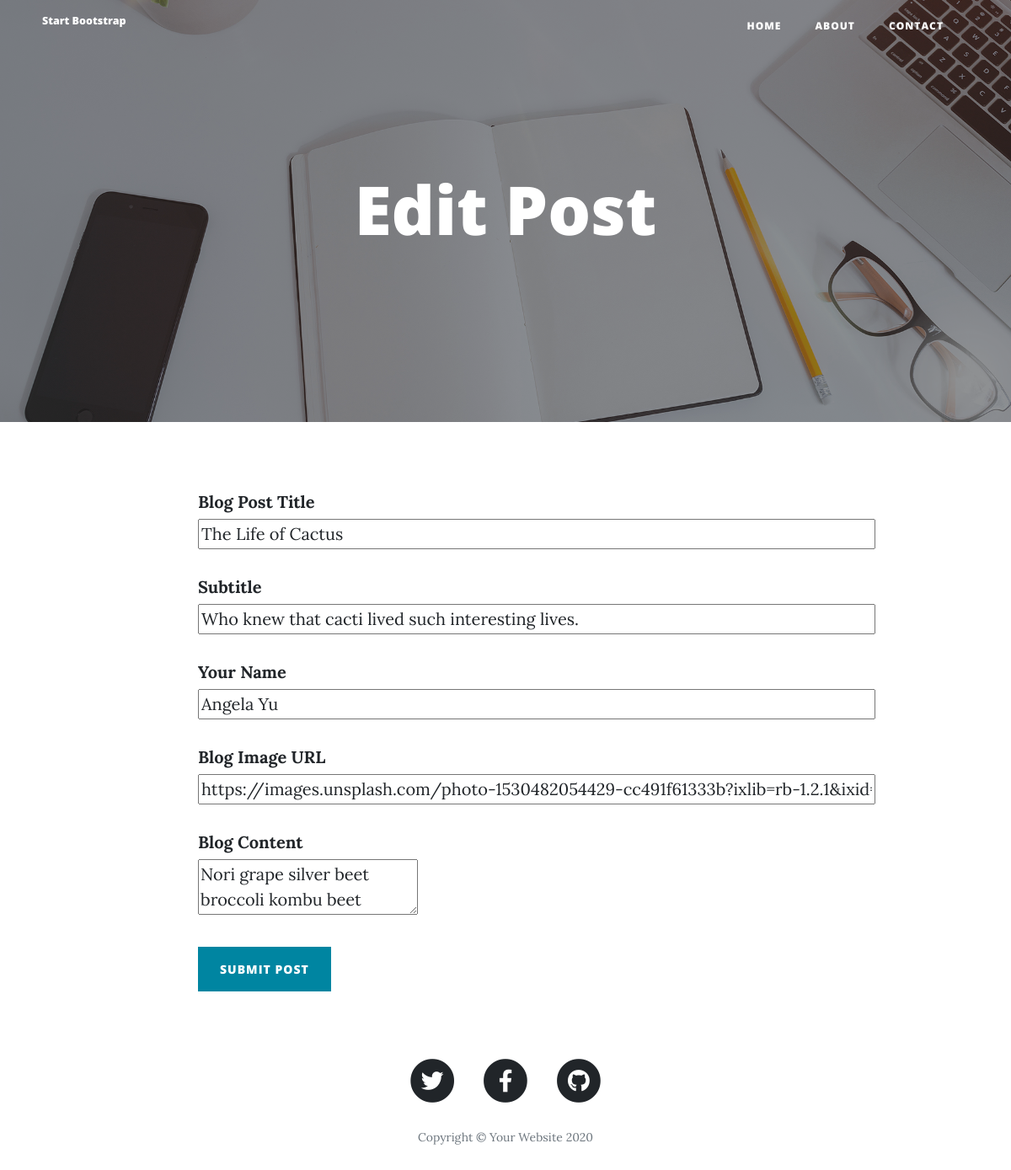
/edit-post/1, run on an earlier commit of the app's database.
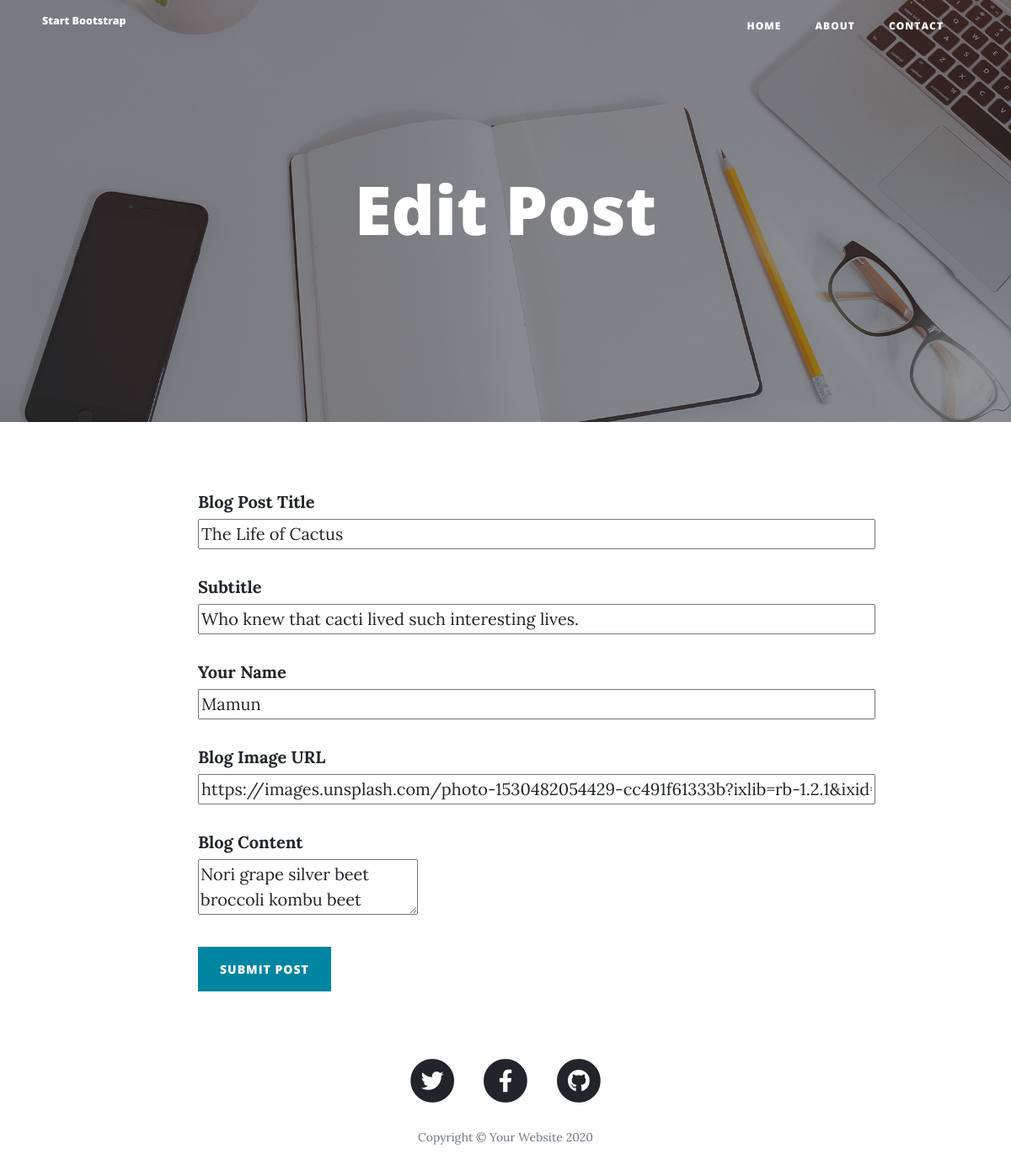
And on a later commit of the database.
### main.py (models this page shows, shortened)
class BlogPost(db.Model):
    id = db.Column(db.Integer, primary_key=True, autoincrement=True)
    title = db.Column(db.String(250), unique=True, nullable=False)
    subtitle = db.Column(db.String(250), nullable=False)
    date = db.Column(db.String(250), nullable=False)
    body = db.Column(db.Text, nullable=False)
    author = db.Column(db.String(250), nullable=False)
    img_url = db.Column(db.String(250), nullable=False)

### main.py (the view, shortened to what this page needs)
@app.route("/edit-post/<int:post_id>", methods=["GET", "POST"])
def edit_post(post_id):
    new_posts = db.session.query(BlogPost).get(post_id)
    edit_form = CreatePostForm(title=new_posts.title, subtitle=new_posts.subtitle, img_url=new_posts.img_url,
                               author=new_posts.author,
                               body=new_posts.body)
    return render_template("make-post.html", pid=post_id, form=edit_form, is_edit=True)

### main.py
class CreatePostForm(FlaskForm):
    title = StringField("Blog Post Title", validators=[DataRequired()])
    subtitle = StringField("Subtitle", validators=[DataRequired()])
    author = StringField("Your Name", validators=[DataRequired()])
    img_url = StringField("Blog Image URL", validators=[DataRequired(), URL()])
    body = CKEditorField("Blog Content", validators=[DataRequired()])
    submit = SubmitField("Submit Post")

### templates/make-post.html (shortened to what this page needs)
{% extends 'bootstrap/base.html' %}
{% block content %}
{% include "header.html" %}
  <header class="masthead" style="background-image: url('{{ url_for('static', filename='img/edit-bg.jpg')}}')">
    <div class="overlay"></div>
    <div class="container">
      <div class="row">
        <div class="col-lg-8 col-md-10 mx-auto">
          <div class="page-heading">
            {% if is_edit %}
              <h1>Edit Post</h1>
              {% else %}
              <h1>New Post</h1>
              {% endif %}
          </div>
        </div>
      </div>
      </div>
  </header>
  <div class="container">
    <div class="row">
      <div class="col-lg-8 col-md-10 mx-auto">
        <div>
         <form method="post">
            <p>{{ form.title.label() }} <br>{{form.title(size=65)}}</p>
            <p>{{ form.subtitle.label() }} <br>{{form.subtitle(size=65)}}</p>
            <p>{{ form.author.label() }} <br>{{form.author(size=65)}}</p>
            <p>{{ form.img_url.label() }} <br>{{form.img_url(size=65)}}</p>
            <p>{{ form.body.label() }} <br>{{form.body(size=65)}}</p>
            <p>{{ form.submit(class="btn btn-primary") }} </p>
        </form>
      </div>
    </div>
  </div>
  </div>
{% include "footer.html" %}
{% endblock %}

What changed in the data, as far as the page shows it:
changed BlogPost "The Life of Cactus": author "Angela Yu" → "Mamun"
